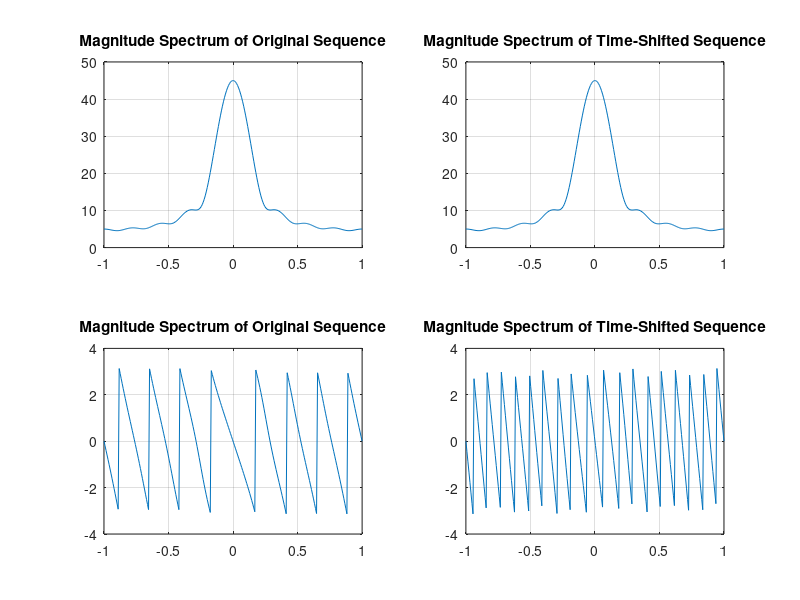

This chart was generated by the following MATLAB code:
clc;
w=-pi:2*pi/255:pi;
w0=0.4*pi;
d=10;
c=[1 2 3 4 5 6 7 8 9];
h=freqz(c,1,w);
h1=freqz([zeros(1,d),c],1,w);
subplot(2,2,1);
plot(w/pi,abs(h));grid
title("Magnitude Spectrum of Original Sequence");
subplot(2,2,2);
plot(w/pi,abs(h1));grid
title("Magnitude Spectrum of Time-Shifted Sequence");
subplot(2,2,3);
plot(w/pi,angle(h));grid
title("Magnitude Spectrum of Original Sequence");
subplot(2,2,4);
plot(w/pi,angle(h1));grid
title("Magnitude Spectrum of Time-Shifted Sequence");